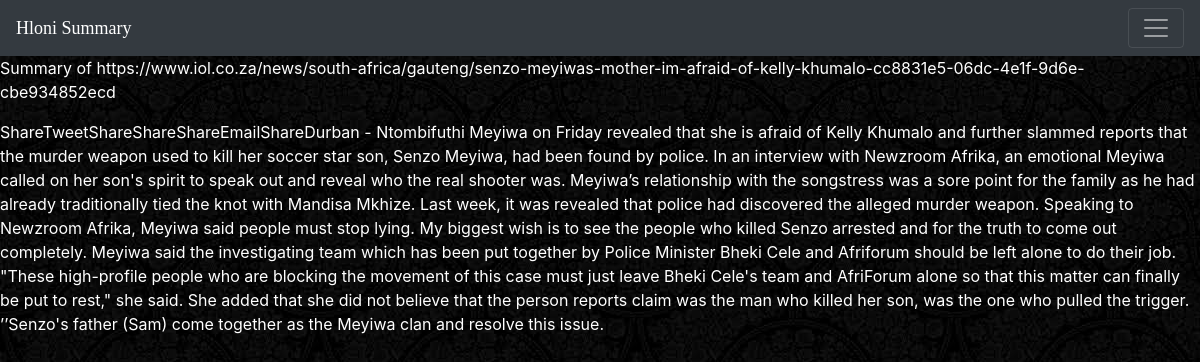
Screenshot of /Summary/Get/Summary/User/1/ with the database file from the repository.
### Summary/models.py (models this page shows)
class SummaryNoUser(models.Model):
    link = models.CharField(max_length=200)
    text = models.TextField()
    def __str__(self):
        return "Summary of {}".format(self.link)

### Summary/views.py (the view)
# urls.py: path('Get/Summary/User/<id>/',  Get_Summary_No_User, name='Get Summary No User'),
def Get_Summary_No_User(request, id=id):
    summary = get_object_or_404(SummaryNoUser,id=id)
    context ={
        'summary':summary
        }
    return render(request, 'Summary/GetSummary.html', context)

### Summary/templates/Summary/GetSummary.html
{% extends 'Home/header.html' %}
{% block content %}
<p>{{ summary }}</p>
<p>{{ summary.text }}</p>
{% endblock %}

### Home/templates/Home/header.html (style rules this page uses)
p { color:white; }

### rows the page displays
SummaryNoUser: link "Summary of https://www.iol.co.za/news/south-africa/gauteng/senzo-meyiwas-mother-im-afraid-of-kelly-khumalo-cc8831e5-06dc-4e1f-9d6e-cbe934852ecd", text "ShareTweetShareShareShareEmailShareDurban - Ntombifuthi Meyiwa on Friday revealed that she is afraid of Kelly Khumalo and further slammed reports that the murder weapon used to kill her soccer star son, Senzo Meyiwa, had been found by police. In an interview with Newzroom Afrika, an emotional Meyiwa called on her son's spirit to speak out and reveal who the real shooter was. Meyiwa’s relationship with the songstress was a sore point for the family as he had already traditionally tied the knot with Mandisa Mkhize. Last week, it was revealed that police had discovered the alleged murder weapon. Speaking to Newzroom Afrika, Meyiwa said people must stop lying. My biggest wish is to see the…"
